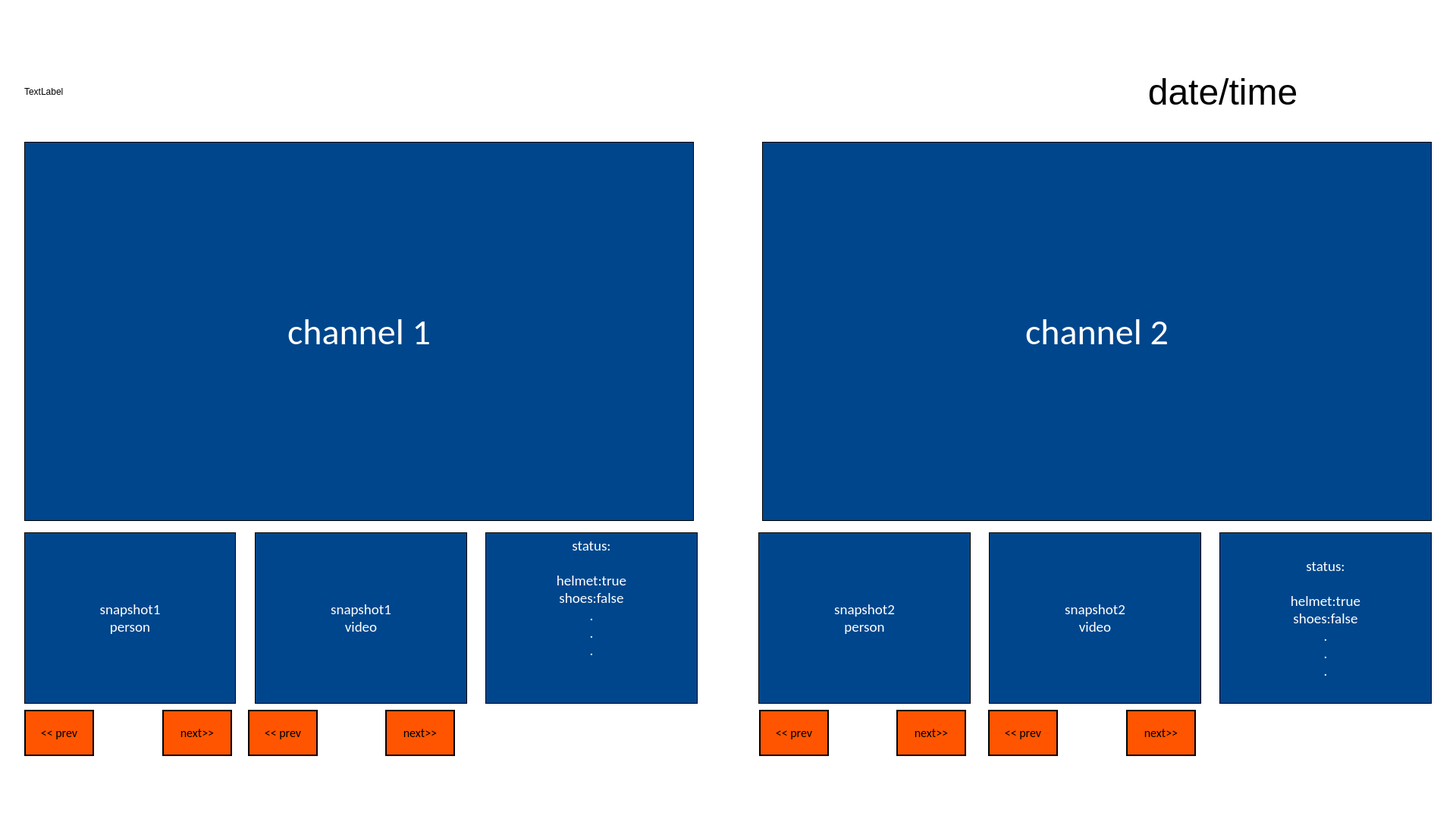
<?xml version="1.0" encoding="UTF-8"?>
<ui version="4.0">
 <class>MainWindow</class>
 <widget class="QMainWindow" name="MainWindow">
  <property name="geometry">
   <rect>
    <x>0</x>
    <y>0</y>
    <width>1920</width>
    <height>1080</height>
   </rect>
  </property>
  <property name="windowTitle">
   <string>MainWindow</string>
  </property>
  <property name="styleSheet">
   <string notr="true">background-color: rgb(255, 255, 255)</string>
  </property>
  <widget class="QWidget" name="centralwidget">
   <layout class="QHBoxLayout" name="horizontalLayout_3" stretch="1,80,1">
    <item>
     <spacer name="horizontalSpacer_17">
      <property name="orientation">
       <enum>Qt::Horizontal</enum>
      </property>
      <property name="sizeHint" stdset="0">
       <size>
        <width>40</width>
        <height>20</height>
       </size>
      </property>
     </spacer>
    </item>
    <item>
     <layout class="QVBoxLayout" name="verticalLayout_2" stretch="30,0,0,5,0,1,0,30">
      <item>
       <spacer name="verticalSpacer_3">
        <property name="orientation">
         <enum>Qt::Vertical</enum>
        </property>
        <property name="sizeHint" stdset="0">
         <size>
          <width>20</width>
          <height>40</height>
         </size>
        </property>
       </spacer>
      </item>
      <item>
       <layout class="QHBoxLayout" name="horizontalLayout_5">
        <item>
         <widget class="QLabel" name="logo">
          <property name="minimumSize">
           <size>
            <width>380</width>
            <height>120</height>
           </size>
          </property>
          <property name="text">
           <string>TextLabel</string>
          </property>
         </widget>
        </item>
        <item>
         <spacer name="horizontalSpacer_13">
          <property name="orientation">
           <enum>Qt::Horizontal</enum>
          </property>
          <property name="sizeHint" stdset="0">
           <size>
            <width>40</width>
            <height>20</height>
           </size>
          </property>
         </spacer>
        </item>
        <item>
         <widget class="QLabel" name="date">
          <property name="minimumSize">
           <size>
            <width>551</width>
            <height>120</height>
           </size>
          </property>
          <property name="font">
           <font>
            <family>Nirmala UI</family>
            <pointsize>36</pointsize>
           </font>
          </property>
          <property name="text">
           <string>date/time</string>
          </property>
          <property name="scaledContents">
           <bool>false</bool>
          </property>
          <property name="alignment">
           <set>Qt::AlignCenter</set>
          </property>
         </widget>
        </item>
       </layout>
      </item>
      <item>
       <layout class="QHBoxLayout" name="horizontalLayout" stretch="10,1,10">
        <property name="spacing">
         <number>1</number>
        </property>
        <item>
         <widget class="QLabel" name="channel1">
          <property name="minimumSize">
           <size>
            <width>872</width>
            <height>500</height>
           </size>
          </property>
          <property name="font">
           <font>
            <family>Calibri</family>
            <pointsize>36</pointsize>
           </font>
          </property>
          <property name="styleSheet">
           <string notr="true">background-color: rgb(0, 70, 140);
border: 1px solid black;
color:white;


</string>
          </property>
          <property name="text">
           <string>channel 1</string>
          </property>
          <property name="textFormat">
           <enum>Qt::AutoText</enum>
          </property>
          <property name="scaledContents">
           <bool>false</bool>
          </property>
          <property name="alignment">
           <set>Qt::AlignCenter</set>
          </property>
         </widget>
        </item>
        <item>
         <spacer name="horizontalSpacer">
          <property name="orientation">
           <enum>Qt::Horizontal</enum>
          </property>
          <property name="sizeHint" stdset="0">
           <size>
            <width>40</width>
            <height>20</height>
           </size>
          </property>
         </spacer>
        </item>
        <item>
         <widget class="QLabel" name="channel2">
          <property name="minimumSize">
           <size>
            <width>872</width>
            <height>500</height>
           </size>
          </property>
          <property name="font">
           <font>
            <family>Calibri</family>
            <pointsize>36</pointsize>
           </font>
          </property>
          <property name="styleSheet">
           <string notr="true">background-color: rgb(0, 70, 140);
border: 1px solid black;
color:white;


</string>
          </property>
          <property name="text">
           <string>channel 2</string>
          </property>
          <property name="alignment">
           <set>Qt::AlignCenter</set>
          </property>
         </widget>
        </item>
       </layout>
      </item>
      <item>
       <spacer name="verticalSpacer_5">
        <property name="orientation">
         <enum>Qt::Vertical</enum>
        </property>
        <property name="sizeHint" stdset="0">
         <size>
          <width>20</width>
          <height>40</height>
         </size>
        </property>
       </spacer>
      </item>
      <item>
       <layout class="QHBoxLayout" name="horizontalLayout_2" stretch="15,1,15,1,15,4,15,1,15,1,15">
        <item>
         <widget class="QLabel" name="person1">
          <property name="minimumSize">
           <size>
            <width>0</width>
            <height>0</height>
           </size>
          </property>
          <property name="font">
           <font>
            <family>Calibri</family>
            <pointsize>14</pointsize>
           </font>
          </property>
          <property name="styleSheet">
           <string notr="true">background-color: rgb(0, 70, 140);
border: 1px solid black;
color:white;


</string>
          </property>
          <property name="text">
           <string>snapshot1
person</string>
          </property>
          <property name="alignment">
           <set>Qt::AlignCenter</set>
          </property>
         </widget>
        </item>
        <item>
         <spacer name="horizontalSpacer_2">
          <property name="orientation">
           <enum>Qt::Horizontal</enum>
          </property>
          <property name="sizeHint" stdset="0">
           <size>
            <width>13</width>
            <height>226</height>
           </size>
          </property>
         </spacer>
        </item>
        <item>
         <widget class="QLabel" name="video1">
          <property name="minimumSize">
           <size>
            <width>0</width>
            <height>0</height>
           </size>
          </property>
          <property name="font">
           <font>
            <family>Calibri</family>
            <pointsize>14</pointsize>
           </font>
          </property>
          <property name="styleSheet">
           <string notr="true">background-color: rgb(0, 70, 140);
border: 1px solid black;
color:white;


</string>
          </property>
          <property name="text">
           <string>snapshot1 
video</string>
          </property>
          <property name="alignment">
           <set>Qt::AlignCenter</set>
          </property>
         </widget>
        </item>
        <item>
         <spacer name="horizontalSpacer_11">
          <property name="orientation">
           <enum>Qt::Horizontal</enum>
          </property>
          <property name="sizeHint" stdset="0">
           <size>
            <width>40</width>
            <height>20</height>
           </size>
          </property>
         </spacer>
        </item>
        <item>
         <widget class="QLabel" name="status1">
          <property name="minimumSize">
           <size>
            <width>0</width>
            <height>0</height>
           </size>
          </property>
          <property name="font">
           <font>
            <family>Calibri</family>
            <pointsize>14</pointsize>
           </font>
          </property>
          <property name="layoutDirection">
           <enum>Qt::LeftToRight</enum>
          </property>
          <property name="styleSheet">
           <string notr="true">background-color: rgb(0, 70, 140);
border: 1px solid black;
color:white;


</string>
          </property>
          <property name="text">
           <string>status:

helmet:true
shoes:false
.
.
.</string>
          </property>
          <property name="textFormat">
           <enum>Qt::AutoText</enum>
          </property>
          <property name="alignment">
           <set>Qt::AlignHCenter|Qt::AlignTop</set>
          </property>
         </widget>
        </item>
        <item>
         <spacer name="horizontalSpacer_4">
          <property name="orientation">
           <enum>Qt::Horizontal</enum>
          </property>
          <property name="sizeHint" stdset="0">
           <size>
            <width>40</width>
            <height>20</height>
           </size>
          </property>
         </spacer>
        </item>
        <item>
         <widget class="QLabel" name="video1_2">
          <property name="minimumSize">
           <size>
            <width>0</width>
            <height>0</height>
           </size>
          </property>
          <property name="font">
           <font>
            <family>Calibri</family>
            <pointsize>14</pointsize>
           </font>
          </property>
          <property name="styleSheet">
           <string notr="true">background-color: rgb(0, 70, 140);
border: 1px solid black;
color:white;


</string>
          </property>
          <property name="text">
           <string>snapshot2
person</string>
          </property>
          <property name="alignment">
           <set>Qt::AlignCenter</set>
          </property>
         </widget>
        </item>
        <item>
         <spacer name="horizontalSpacer_5">
          <property name="orientation">
           <enum>Qt::Horizontal</enum>
          </property>
          <property name="sizeHint" stdset="0">
           <size>
            <width>40</width>
            <height>20</height>
           </size>
          </property>
         </spacer>
        </item>
        <item>
         <widget class="QLabel" name="person1_2">
          <property name="minimumSize">
           <size>
            <width>0</width>
            <height>0</height>
           </size>
          </property>
          <property name="font">
           <font>
            <family>Calibri</family>
            <pointsize>14</pointsize>
           </font>
          </property>
          <property name="styleSheet">
           <string notr="true">background-color: rgb(0, 70, 140);
border: 1px solid black;
color:white;


</string>
          </property>
          <property name="text">
           <string>snapshot2 
video</string>
          </property>
          <property name="alignment">
           <set>Qt::AlignCenter</set>
          </property>
         </widget>
        </item>
        <item>
         <spacer name="horizontalSpacer_6">
          <property name="orientation">
           <enum>Qt::Horizontal</enum>
          </property>
          <property name="sizeHint" stdset="0">
           <size>
            <width>40</width>
            <height>20</height>
           </size>
          </property>
         </spacer>
        </item>
        <item>
         <widget class="QLabel" name="status1_2">
          <property name="minimumSize">
           <size>
            <width>0</width>
            <height>0</height>
           </size>
          </property>
          <property name="font">
           <font>
            <family>Calibri</family>
            <pointsize>14</pointsize>
           </font>
          </property>
          <property name="styleSheet">
           <string notr="true">background-color: rgb(0, 70, 140);
border: 1px solid black;
color:white;

</string>
          </property>
          <property name="text">
           <string>status:

helmet:true
shoes:false
.
.
.</string>
          </property>
          <property name="alignment">
           <set>Qt::AlignCenter</set>
          </property>
         </widget>
        </item>
       </layout>
      </item>
      <item>
       <spacer name="verticalSpacer_2">
        <property name="orientation">
         <enum>Qt::Vertical</enum>
        </property>
        <property name="sizeHint" stdset="0">
         <size>
          <width>1555</width>
          <height>13</height>
         </size>
        </property>
       </spacer>
      </item>
      <item>
       <layout class="QHBoxLayout" name="horizontalLayout_7" stretch="0,11,0,2,0,11,0,52,0,11,0,3,0,11,0,41">
        <item>
         <widget class="QLabel" name="prevperson1">
          <property name="minimumSize">
           <size>
            <width>92</width>
            <height>61</height>
           </size>
          </property>
          <property name="font">
           <font>
            <family>Calibri</family>
            <pointsize>12</pointsize>
           </font>
          </property>
          <property name="styleSheet">
           <string notr="true">background-color: rgb(255, 85, 0);
border: 2px solid black;

</string>
          </property>
          <property name="text">
           <string>&lt;&lt; prev</string>
          </property>
          <property name="alignment">
           <set>Qt::AlignCenter</set>
          </property>
         </widget>
        </item>
        <item>
         <spacer name="horizontalSpacer_10">
          <property name="orientation">
           <enum>Qt::Horizontal</enum>
          </property>
          <property name="sizeHint" stdset="0">
           <size>
            <width>40</width>
            <height>20</height>
           </size>
          </property>
         </spacer>
        </item>
        <item>
         <widget class="QLabel" name="nextperson1">
          <property name="minimumSize">
           <size>
            <width>92</width>
            <height>61</height>
           </size>
          </property>
          <property name="font">
           <font>
            <family>Calibri</family>
            <pointsize>12</pointsize>
           </font>
          </property>
          <property name="styleSheet">
           <string notr="true">background-color: rgb(255, 85, 0);
border: 2px solid black;

</string>
          </property>
          <property name="text">
           <string>next&gt;&gt;</string>
          </property>
          <property name="alignment">
           <set>Qt::AlignCenter</set>
          </property>
         </widget>
        </item>
        <item>
         <spacer name="horizontalSpacer_7">
          <property name="orientation">
           <enum>Qt::Horizontal</enum>
          </property>
          <property name="sizeHint" stdset="0">
           <size>
            <width>40</width>
            <height>20</height>
           </size>
          </property>
         </spacer>
        </item>
        <item>
         <widget class="QLabel" name="prevvideo1">
          <property name="minimumSize">
           <size>
            <width>92</width>
            <height>61</height>
           </size>
          </property>
          <property name="font">
           <font>
            <family>Calibri</family>
            <pointsize>12</pointsize>
           </font>
          </property>
          <property name="styleSheet">
           <string notr="true">background-color: rgb(255, 85, 0);
border: 2px solid black;

</string>
          </property>
          <property name="text">
           <string>&lt;&lt; prev</string>
          </property>
          <property name="alignment">
           <set>Qt::AlignCenter</set>
          </property>
         </widget>
        </item>
        <item>
         <spacer name="horizontalSpacer_12">
          <property name="orientation">
           <enum>Qt::Horizontal</enum>
          </property>
          <property name="sizeHint" stdset="0">
           <size>
            <width>40</width>
            <height>20</height>
           </size>
          </property>
         </spacer>
        </item>
        <item>
         <widget class="QLabel" name="nextvideo1">
          <property name="minimumSize">
           <size>
            <width>92</width>
            <height>61</height>
           </size>
          </property>
          <property name="font">
           <font>
            <family>Calibri</family>
            <pointsize>12</pointsize>
           </font>
          </property>
          <property name="styleSheet">
           <string notr="true">background-color: rgb(255, 85, 0);
border: 2px solid black;

</string>
          </property>
          <property name="text">
           <string>next&gt;&gt;</string>
          </property>
          <property name="alignment">
           <set>Qt::AlignCenter</set>
          </property>
         </widget>
        </item>
        <item>
         <spacer name="horizontalSpacer_8">
          <property name="orientation">
           <enum>Qt::Horizontal</enum>
          </property>
          <property name="sizeHint" stdset="0">
           <size>
            <width>40</width>
            <height>20</height>
           </size>
          </property>
         </spacer>
        </item>
        <item>
         <widget class="QLabel" name="prevperson2">
          <property name="minimumSize">
           <size>
            <width>92</width>
            <height>61</height>
           </size>
          </property>
          <property name="font">
           <font>
            <family>Calibri</family>
            <pointsize>12</pointsize>
           </font>
          </property>
          <property name="styleSheet">
           <string notr="true">background-color: rgb(255, 85, 0);
border: 2px solid black;

</string>
          </property>
          <property name="text">
           <string>&lt;&lt; prev</string>
          </property>
          <property name="alignment">
           <set>Qt::AlignCenter</set>
          </property>
         </widget>
        </item>
        <item>
         <spacer name="horizontalSpacer_14">
          <property name="orientation">
           <enum>Qt::Horizontal</enum>
          </property>
          <property name="sizeHint" stdset="0">
           <size>
            <width>40</width>
            <height>20</height>
           </size>
          </property>
         </spacer>
        </item>
        <item>
         <widget class="QLabel" name="nextperson2">
          <property name="minimumSize">
           <size>
            <width>92</width>
            <height>61</height>
           </size>
          </property>
          <property name="font">
           <font>
            <family>Calibri</family>
            <pointsize>12</pointsize>
           </font>
          </property>
          <property name="styleSheet">
           <string notr="true">background-color: rgb(255, 85, 0);
border: 2px solid black;

</string>
          </property>
          <property name="text">
           <string>next&gt;&gt;</string>
          </property>
          <property name="alignment">
           <set>Qt::AlignCenter</set>
          </property>
         </widget>
        </item>
        <item>
         <spacer name="horizontalSpacer_9">
          <property name="orientation">
           <enum>Qt::Horizontal</enum>
          </property>
          <property name="sizeHint" stdset="0">
           <size>
            <width>40</width>
            <height>20</height>
           </size>
          </property>
         </spacer>
        </item>
        <item>
         <widget class="QLabel" name="prevvideo2">
          <property name="minimumSize">
           <size>
            <width>92</width>
            <height>61</height>
           </size>
          </property>
          <property name="font">
           <font>
            <family>Calibri</family>
            <pointsize>12</pointsize>
           </font>
          </property>
          <property name="styleSheet">
           <string notr="true">background-color: rgb(255, 85, 0);
border: 2px solid black;

</string>
          </property>
          <property name="text">
           <string>&lt;&lt; prev</string>
          </property>
          <property name="alignment">
           <set>Qt::AlignCenter</set>
          </property>
         </widget>
        </item>
        <item>
         <spacer name="horizontalSpacer_15">
          <property name="orientation">
           <enum>Qt::Horizontal</enum>
          </property>
          <property name="sizeHint" stdset="0">
           <size>
            <width>40</width>
            <height>20</height>
           </size>
          </property>
         </spacer>
        </item>
        <item>
         <widget class="QLabel" name="nextvideo2">
          <property name="minimumSize">
           <size>
            <width>92</width>
            <height>61</height>
           </size>
          </property>
          <property name="font">
           <font>
            <family>Calibri</family>
            <pointsize>12</pointsize>
           </font>
          </property>
          <property name="styleSheet">
           <string notr="true">background-color: rgb(255, 85, 0);
border: 2px solid black;

</string>
          </property>
          <property name="text">
           <string>next&gt;&gt;</string>
          </property>
          <property name="alignment">
           <set>Qt::AlignCenter</set>
          </property>
         </widget>
        </item>
        <item>
         <spacer name="horizontalSpacer_3">
          <property name="orientation">
           <enum>Qt::Horizontal</enum>
          </property>
          <property name="sizeHint" stdset="0">
           <size>
            <width>40</width>
            <height>20</height>
           </size>
          </property>
         </spacer>
        </item>
       </layout>
      </item>
      <item>
       <spacer name="verticalSpacer">
        <property name="orientation">
         <enum>Qt::Vertical</enum>
        </property>
        <property name="sizeHint" stdset="0">
         <size>
          <width>20</width>
          <height>40</height>
         </size>
        </property>
       </spacer>
      </item>
     </layout>
    </item>
    <item>
     <spacer name="horizontalSpacer_18">
      <property name="orientation">
       <enum>Qt::Horizontal</enum>
      </property>
      <property name="sizeHint" stdset="0">
       <size>
        <width>40</width>
        <height>20</height>
       </size>
      </property>
     </spacer>
    </item>
   </layout>
  </widget>
  <widget class="QMenuBar" name="menubar">
   <property name="geometry">
    <rect>
     <x>0</x>
     <y>0</y>
     <width>1920</width>
     <height>25</height>
    </rect>
   </property>
  </widget>
  <widget class="QStatusBar" name="statusbar"/>
 </widget>
 <resources/>
 <connections/>
</ui>
